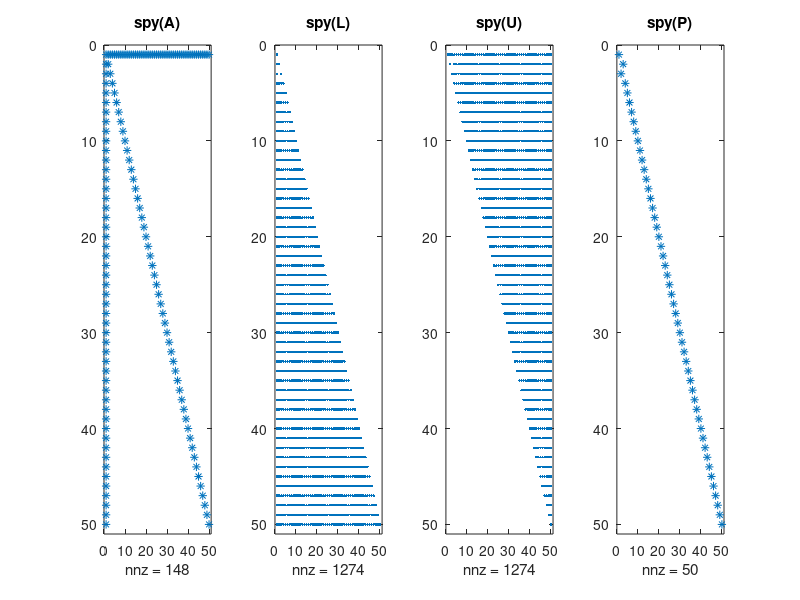

This figure's MATLAB source:
% 2 es 5
clear all
close all
clc
n = 50;
A = eye(n);
A(1,:) = 1;
A(:,1) = 1;
[L,U,P] = lu(A);
subplot(1,4,1)
spy(A)
title('spy(A)')
subplot(1,4,2)
spy(L)
title('spy(L)')
subplot(1,4,3)
spy(U)
title('spy(U)')
subplot(1,4,4)
spy(P)
title('spy(P)')
